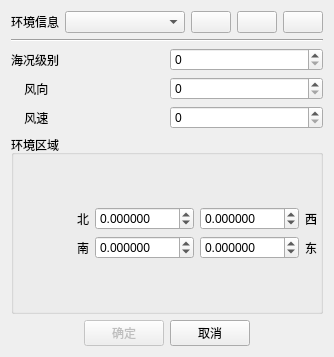
<?xml version="1.0" encoding="UTF-8"?>
<ui version="4.0">
 <class>ByyScnEnvironmentSettingsWidget</class>
 <widget class="QWidget" name="ByyScnEnvironmentSettingsWidget">
  <property name="geometry">
   <rect>
    <x>0</x>
    <y>0</y>
    <width>334</width>
    <height>357</height>
   </rect>
  </property>
  <property name="windowTitle">
   <string>环境信息</string>
  </property>
  <layout class="QVBoxLayout" name="verticalLayout_2">
   <item>
    <layout class="QHBoxLayout" name="horizontalLayout_9">
     <item>
      <widget class="QLabel" name="label_8">
       <property name="text">
        <string>环境信息</string>
       </property>
      </widget>
     </item>
     <item>
      <widget class="QComboBox" name="comboBox">
       <property name="sizePolicy">
        <sizepolicy hsizetype="Expanding" vsizetype="Fixed">
         <horstretch>0</horstretch>
         <verstretch>0</verstretch>
        </sizepolicy>
       </property>
      </widget>
     </item>
     <item>
      <widget class="QPushButton" name="addButton">
       <property name="text">
        <string/>
       </property>
      </widget>
     </item>
     <item>
      <widget class="QPushButton" name="removeButton">
       <property name="text">
        <string/>
       </property>
      </widget>
     </item>
     <item>
      <widget class="QPushButton" name="renameButton">
       <property name="text">
        <string/>
       </property>
      </widget>
     </item>
    </layout>
   </item>
   <item>
    <widget class="Line" name="line">
     <property name="orientation">
      <enum>Qt::Horizontal</enum>
     </property>
    </widget>
   </item>
   <item>
    <widget class="QWidget" name="editWidget" native="true">
     <property name="sizePolicy">
      <sizepolicy hsizetype="Preferred" vsizetype="Expanding">
       <horstretch>0</horstretch>
       <verstretch>0</verstretch>
      </sizepolicy>
     </property>
     <layout class="QVBoxLayout" name="verticalLayout_3">
      <property name="margin">
       <number>0</number>
      </property>
      <item>
       <layout class="QHBoxLayout" name="horizontalLayout">
        <item>
         <widget class="QLabel" name="label">
          <property name="text">
           <string>海况级别</string>
          </property>
         </widget>
        </item>
        <item>
         <widget class="QSpinBox" name="seaStateLevel_spinBox"/>
        </item>
       </layout>
      </item>
      <item>
       <layout class="QHBoxLayout" name="horizontalLayout_2">
        <item>
         <widget class="QLabel" name="label_2">
          <property name="text">
           <string>    风向</string>
          </property>
         </widget>
        </item>
        <item>
         <widget class="QSpinBox" name="windCou_spinBox">
          <property name="maximum">
           <number>360</number>
          </property>
         </widget>
        </item>
       </layout>
      </item>
      <item>
       <layout class="QHBoxLayout" name="horizontalLayout_3">
        <item>
         <widget class="QLabel" name="label_3">
          <property name="text">
           <string>    风速</string>
          </property>
         </widget>
        </item>
        <item>
         <widget class="QSpinBox" name="windVel_spinBox">
          <property name="maximum">
           <number>999</number>
          </property>
         </widget>
        </item>
       </layout>
      </item>
      <item>
       <widget class="QGroupBox" name="groupBox">
        <property name="title">
         <string>环境区域</string>
        </property>
        <property name="flat">
         <bool>true</bool>
        </property>
        <layout class="QVBoxLayout" name="verticalLayout">
         <property name="margin">
          <number>3</number>
         </property>
         <item>
          <layout class="QGridLayout" name="gridLayout">
           <property name="leftMargin">
            <number>60</number>
           </property>
           <item row="0" column="0">
            <layout class="QHBoxLayout" name="horizontalLayout_4">
             <item>
              <widget class="QLabel" name="label_4">
               <property name="text">
                <string>北</string>
               </property>
              </widget>
             </item>
             <item>
              <widget class="QDoubleSpinBox" name="northSpinBox">
               <property name="sizePolicy">
                <sizepolicy hsizetype="Expanding" vsizetype="Fixed">
                 <horstretch>0</horstretch>
                 <verstretch>0</verstretch>
                </sizepolicy>
               </property>
               <property name="decimals">
                <number>6</number>
               </property>
               <property name="minimum">
                <double>-90.000000000000000</double>
               </property>
               <property name="maximum">
                <double>90.000000000000000</double>
               </property>
              </widget>
             </item>
            </layout>
           </item>
           <item row="0" column="1">
            <layout class="QHBoxLayout" name="horizontalLayout_5">
             <item>
              <widget class="QDoubleSpinBox" name="westSpinBox">
               <property name="sizePolicy">
                <sizepolicy hsizetype="Expanding" vsizetype="Fixed">
                 <horstretch>0</horstretch>
                 <verstretch>0</verstretch>
                </sizepolicy>
               </property>
               <property name="decimals">
                <number>6</number>
               </property>
               <property name="minimum">
                <double>-180.000000000000000</double>
               </property>
               <property name="maximum">
                <double>180.000000000000000</double>
               </property>
              </widget>
             </item>
             <item>
              <widget class="QLabel" name="label_5">
               <property name="text">
                <string>西</string>
               </property>
              </widget>
             </item>
            </layout>
           </item>
           <item row="1" column="0">
            <layout class="QHBoxLayout" name="horizontalLayout_6">
             <item>
              <widget class="QLabel" name="label_6">
               <property name="text">
                <string>南</string>
               </property>
              </widget>
             </item>
             <item>
              <widget class="QDoubleSpinBox" name="southSpinBox">
               <property name="sizePolicy">
                <sizepolicy hsizetype="Expanding" vsizetype="Fixed">
                 <horstretch>0</horstretch>
                 <verstretch>0</verstretch>
                </sizepolicy>
               </property>
               <property name="decimals">
                <number>6</number>
               </property>
               <property name="minimum">
                <double>-90.000000000000000</double>
               </property>
               <property name="maximum">
                <double>90.000000000000000</double>
               </property>
              </widget>
             </item>
            </layout>
           </item>
           <item row="1" column="1">
            <layout class="QHBoxLayout" name="horizontalLayout_7">
             <item>
              <widget class="QDoubleSpinBox" name="eastSpinBox">
               <property name="sizePolicy">
                <sizepolicy hsizetype="Expanding" vsizetype="Fixed">
                 <horstretch>0</horstretch>
                 <verstretch>0</verstretch>
                </sizepolicy>
               </property>
               <property name="decimals">
                <number>6</number>
               </property>
               <property name="minimum">
                <double>-180.000000000000000</double>
               </property>
               <property name="maximum">
                <double>180.000000000000000</double>
               </property>
              </widget>
             </item>
             <item>
              <widget class="QLabel" name="label_7">
               <property name="text">
                <string>东</string>
               </property>
              </widget>
             </item>
            </layout>
           </item>
          </layout>
         </item>
        </layout>
       </widget>
      </item>
     </layout>
    </widget>
   </item>
   <item>
    <layout class="QHBoxLayout" name="horizontalLayout_8">
     <item>
      <spacer name="horizontalSpacer">
       <property name="orientation">
        <enum>Qt::Horizontal</enum>
       </property>
       <property name="sizeHint" stdset="0">
        <size>
         <width>40</width>
         <height>20</height>
        </size>
       </property>
      </spacer>
     </item>
     <item>
      <widget class="QPushButton" name="okButton">
       <property name="enabled">
        <bool>false</bool>
       </property>
       <property name="text">
        <string>确定</string>
       </property>
      </widget>
     </item>
     <item>
      <widget class="QPushButton" name="cancelButton">
       <property name="text">
        <string>取消</string>
       </property>
      </widget>
     </item>
     <item>
      <spacer name="horizontalSpacer_2">
       <property name="orientation">
        <enum>Qt::Horizontal</enum>
       </property>
       <property name="sizeHint" stdset="0">
        <size>
         <width>40</width>
         <height>20</height>
        </size>
       </property>
      </spacer>
     </item>
    </layout>
   </item>
  </layout>
 </widget>
 <layoutdefault spacing="6" margin="11"/>
 <resources/>
 <connections/>
</ui>
